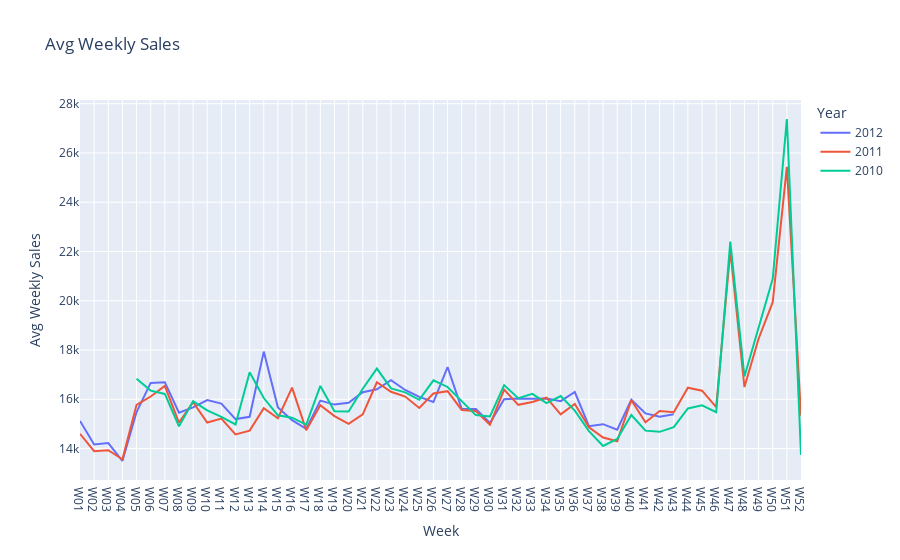

The notebook cell saved with this chart:
### Markdown cell above
### Weekly Sales per Year

### Code cell
smy = (
    final_train.groupby(["Year", "Week"], as_index=False)
    .agg({"Weekly_Sales": ["mean", "size"]})
    .sort_values("Week")
)
smy.columns = ["_".join(i).rstrip("_") for i in smy.columns.values]
smy = smy.melt(id_vars=["Year", "Week"])
fig = px.line(
    data_frame=smy.query("variable == 'Weekly_Sales_mean'"),
    x="Week",
    y="value",
    labels={"value": "Avg Weekly Sales"},
    color="Year",
    title="Avg Weekly Sales",
)
fig.show()

### Figure 1 — Plotly figure (JSON) as saved in the notebook; plotly's stock layout.template omitted (floating-point values rounded to 4 significant figures)
{"data": [{"hovertemplate": "Year=2012<br>Week=%{x}<br>Avg Weekly Sales=%{y}<extra></extra>", "legendgroup": "2012", "line": {"color": "#636efa", "dash": "solid"}, "marker": {"symbol": "circle"}, "mode": "lines", "name": "2012", "orientation": "v", "showlegend": true, "type": "scatter", "x": ["W01", "W02", "W03", "W04", "W05", "W06", "W07", "W08", "W09", "W10", "W11", "W12", "W13", "W14", "W15", "W16", "W17", "W18", "W19", "W20", "W21", "W22", "W23", "W24", "W25", "W26", "W27", "W28", "W29", "W30", "W31", "W32", "W33", "W34", "W35", "W36", "W37", "W38", "W39", "W40", "W41", "W42", "W43"], "xaxis": "x", "y": [15120.0, 14170.0, 14220.0, 13490.0, 15480.0, 16660.0, 16690.0, 15460.0, 15670.0, 15970.0, 15820.0, 15200.0, 15290.0, 17940.0, 15660.0, 15150.0, 14800.0, 15950.0, 15780.0, 15860.0, 16280.0, 16410.0, 16770.0, 16380.0, 16100.0, 15890.0, 17310.0, 15620.0, 15600.0, 15030.0, 16000.0, 16030.0, 16030.0, 16030.0, 15920.0, 16290.0, 14910.0, 14990.0, 14770.0, 15980.0, 15430.0, 15300.0, 15390.0], "yaxis": "y"}, {"hovertemplate": "Year=2011<br>Week=%{x}<br>Avg Weekly Sales=%{y}<extra></extra>", "legendgroup": "2011", "line": {"color": "#EF553B", "dash": "solid"}, "marker": {"symbol": "circle"}, "mode": "lines", "name": "2011", "orientation": "v", "showlegend": true, "type": "scatter", "x": ["W01", "W02", "W03", "W04", "W05", "W06", "W07", "W08", "W09", "W10", "W11", "W12", "W13", "W14", "W15", "W16", "W17", "W18", "W19", "W20", "W21", "W22", "W23", "W24", "W25", "W26", "W27", "W28", "W29", "W30", "W31", "W32", "W33", "W34", "W35", "W36", "W37", "W38", "W39", "W40", "W41", "W42", "W43", "W44", "W45", "W46", "W47", "W48", "W49", "W50", "W51", "W52"], "xaxis": "x", "y": [14600.0, 13890.0, 13930.0, 13570.0, 15770.0, 16110.0, 16540.0, 15050.0, 15880.0, 15060.0, 15220.0, 14570.0, 14730.0, 15630.0, 15230.0, 16470.0, 14750.0, 15760.0, 15320.0, 15000.0, 15390.0, 16690.0, 16300.0, 16110.0, 15650.0, 16230.0, 16330.0, 15570.0, 15530.0, 14970.0, 16390.0, 15770.0, 15890.0, 16070.0, 15390.0, 15810.0, 14870.0, 14450.0, 14300.0, 15960.0, 15060.0, 15520.0, 15470.0, 16470.0, 16350.0, 15680.0, 22040.0, 16500.0, 18460.0, 19940.0, 25440.0, 15330.0], "yaxis": "y"}, {"hovertemplate": "Year=2010<br>Week=%{x}<br>Avg Weekly Sales=%{y}<extra></extra>", "legendgroup": "2010", "line": {"color": "#00cc96", "dash": "solid"}, "marker": {"symbol": "circle"}, "mode": "lines", "name": "2010", "orientation": "v", "showlegend": true, "type": "scatter", "x": ["W05", "W06", "W07", "W08", "W09", "W10", "W11", "W12", "W13", "W14", "W15", "W16", "W17", "W18", "W19", "W20", "W21", "W22", "W23", "W24", "W25", "W26", "W27", "W28", "W29", "W30", "W31", "W32", "W33", "W34", "W35", "W36", "W37", "W38", "W39", "W40", "W41", "W42", "W43", "W44", "W45", "W46", "W47", "W48", "W49", "W50", "W51", "W52"], "xaxis": "x", "y": [16840.0, 16350.0, 16220.0, 14900.0, 15920.0, 15550.0, 15290.0, 14980.0, 17100.0, 16050.0, 15350.0, 15250.0, 14970.0, 16540.0, 15510.0, 15500.0, 16430.0, 17250.0, 16440.0, 16280.0, 15980.0, 16770.0, 16500.0, 15940.0, 15360.0, 15300.0, 16580.0, 16040.0, 16220.0, 15840.0, 16130.0, 15540.0, 14710.0, 14110.0, 14390.0, 15360.0, 14730.0, 14680.0, 14870.0, 15630.0, 15750.0, 15480.0, 22400.0, 16920.0, 18880.0, 20890.0, 27380.0, 13740.0], "yaxis": "y"}], "layout": {"legend": {"title": {"text": "Year"}, "tracegroupgap": 0}, "title": {"text": "Avg Weekly Sales"}, "xaxis": {"anchor": "y", "domain": [0, 1], "title": {"text": "Week"}}, "yaxis": {"anchor": "x", "domain": [0, 1], "title": {"text": "Avg Weekly Sales"}}}}
